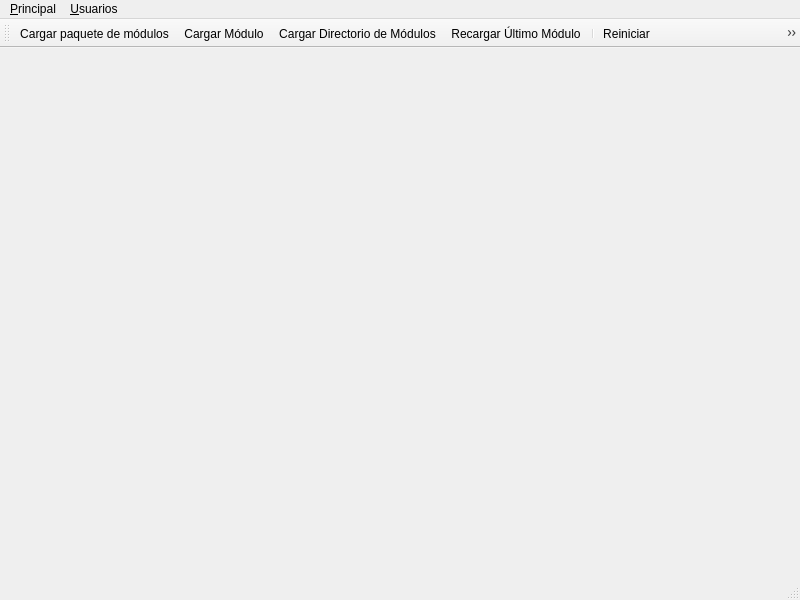
<?xml version="1.0" encoding="UTF-8"?>
<ui version="4.0">
 <class>sys</class>
 <widget class="QMainWindow" name="sys">
  <property name="geometry">
   <rect>
    <x>0</x>
    <y>0</y>
    <width>800</width>
    <height>600</height>
   </rect>
  </property>
  <property name="windowTitle">
   <string>MainWindow</string>
  </property>
  <widget class="QWidget" name="centralwidget">
   <widget class="PNCore" name="pncore">
    <property name="geometry">
     <rect>
      <x>400</x>
      <y>470</y>
      <width>16</width>
      <height>16</height>
     </rect>
    </property>
   </widget>
  </widget>
  <widget class="QMenuBar" name="menubar">
   <property name="geometry">
    <rect>
     <x>0</x>
     <y>0</y>
     <width>800</width>
     <height>22</height>
    </rect>
   </property>
   <widget class="QMenu" name="menu_Principal">
    <property name="title">
     <string>&amp;Principal</string>
    </property>
    <addaction name="flloadmodpkg"/>
    <addaction name="flloadmod"/>
    <addaction name="flreloadbatch"/>
    <addaction name="flreloadlast"/>
    <addaction name="separator"/>
    <addaction name="flareas"/>
    <addaction name="flmodules"/>
    <addaction name="separator"/>
    <addaction name="flmrproper"/>
    <addaction name="flreinit"/>
    <addaction name="separator"/>
    <addaction name="fldumpdb"/>
    <addaction name="separator"/>
    <addaction name="ebcomportamiento"/>
   </widget>
   <widget class="QMenu" name="menu_Usuarios">
    <property name="title">
     <string>&amp;Usuarios</string>
    </property>
    <addaction name="flusers"/>
    <addaction name="flgroups"/>
   </widget>
   <addaction name="menu_Principal"/>
   <addaction name="menu_Usuarios"/>
  </widget>
  <widget class="QStatusBar" name="statusbar"/>
  <widget class="QToolBar" name="toolBar">
   <property name="windowTitle">
    <string>toolBar</string>
   </property>
   <attribute name="toolBarArea">
    <enum>TopToolBarArea</enum>
   </attribute>
   <attribute name="toolBarBreak">
    <bool>false</bool>
   </attribute>
   <addaction name="flloadmodpkg"/>
   <addaction name="flloadmod"/>
   <addaction name="flreloadbatch"/>
   <addaction name="flreloadlast"/>
   <addaction name="separator"/>
   <addaction name="flreinit"/>
   <addaction name="flmrproper"/>
   <addaction name="separator"/>
   <addaction name="flareas"/>
   <addaction name="flmodules"/>
   <addaction name="separator"/>
   <addaction name="flusers"/>
   <addaction name="flgroups"/>
   <addaction name="separator"/>
   <addaction name="fldumpdb"/>
   <addaction name="separator"/>
   <addaction name="ebcomportamiento"/>
  </widget>
  <action name="ebcomportamiento">
   <property name="checkable">
    <bool>false</bool>
   </property>
   <property name="icon">
    <iconset>../../core/images/icons/sys_ebcomportamiento.png</iconset>
   </property>
   <property name="text">
    <string>Opciones de comportamiento</string>
   </property>
   <property name="toolTip">
    <string>Opciones de comportamiento</string>
   </property>
   <property name="shortcut">
    <string>Ctrl+P</string>
   </property>
  </action>
  <action name="flloadmodpkg">
   <property name="checkable">
    <bool>false</bool>
   </property>
   <property name="icon">
    <iconset>../../core/images/icons/sys_flloadmodpkg.png</iconset>
   </property>
   <property name="text">
    <string>Cargar pa&amp;quete de módulos</string>
   </property>
   <property name="toolTip">
    <string>Cargar paquete de módulos</string>
   </property>
   <property name="shortcut">
    <string>Ctrl+Q</string>
   </property>
  </action>
  <action name="flloadmod">
   <property name="checkable">
    <bool>false</bool>
   </property>
   <property name="icon">
    <iconset>../../core/images/icons/sys_flloadmod.png</iconset>
   </property>
   <property name="text">
    <string>&amp;Cargar Módulo</string>
   </property>
   <property name="toolTip">
    <string>Cargar Módulo</string>
   </property>
   <property name="shortcut">
    <string>Ctrl+C</string>
   </property>
  </action>
  <action name="flreloadbatch">
   <property name="checkable">
    <bool>false</bool>
   </property>
   <property name="icon">
    <iconset>../../core/images/icons/sys_flreloadbatch.png</iconset>
   </property>
   <property name="text">
    <string>Cargar Directorio de Módulos</string>
   </property>
   <property name="toolTip">
    <string>Cargar Directorio de Módulos</string>
   </property>
   <property name="shortcut">
    <string>Ctrl+B</string>
   </property>
  </action>
  <action name="flreloadlast">
   <property name="icon">
    <iconset>../../core/images/icons/sys_flreloadlast.png</iconset>
   </property>
   <property name="text">
    <string>Recargar Ú&amp;ltimo Módulo</string>
   </property>
   <property name="toolTip">
    <string>Recargar Último Módulo</string>
   </property>
   <property name="shortcut">
    <string>Ctrl+L</string>
   </property>
  </action>
  <action name="flareas">
   <property name="icon">
    <iconset>../../core/images/icons/sys_flareas.png</iconset>
   </property>
   <property name="text">
    <string>A&amp;reas</string>
   </property>
   <property name="toolTip">
    <string>Areas</string>
   </property>
   <property name="shortcut">
    <string>Ctrl+R</string>
   </property>
  </action>
  <action name="flmodules">
   <property name="icon">
    <iconset>../../core/images/icons/sys_flmodules.png</iconset>
   </property>
   <property name="text">
    <string>&amp;Módulos</string>
   </property>
   <property name="toolTip">
    <string>Módulos</string>
   </property>
   <property name="shortcut">
    <string>Ctrl+M</string>
   </property>
  </action>
  <action name="flmrproper">
   <property name="icon">
    <iconset>../../core/images/icons/sys_flmrproper.png</iconset>
   </property>
   <property name="text">
    <string>Regenerar Base de Dat&amp;os</string>
   </property>
   <property name="toolTip">
    <string>Regenerar Base de Datos</string>
   </property>
   <property name="shortcut">
    <string>Ctrl+O</string>
   </property>
  </action>
  <action name="flreinit">
   <property name="icon">
    <iconset>../../core/images/icons/sys_flreinit.png</iconset>
   </property>
   <property name="text">
    <string>Reiniciar</string>
   </property>
   <property name="toolTip">
    <string>Reiniciar</string>
   </property>
   <property name="shortcut">
    <string>Ctrl+H</string>
   </property>
  </action>
  <action name="fldumpdb">
   <property name="icon">
    <iconset>../../core/images/icons/sys_fldumpdb.png</iconset>
   </property>
   <property name="text">
    <string>Co&amp;pia de Seguridad</string>
   </property>
   <property name="toolTip">
    <string>Copia de Seguridad</string>
   </property>
   <property name="shortcut">
    <string>Ctrl+P</string>
   </property>
  </action>
  <action name="flusers">
   <property name="icon">
    <iconset>../../core/images/icons/sys_flusers.png</iconset>
   </property>
   <property name="text">
    <string>U&amp;suarios</string>
   </property>
   <property name="toolTip">
    <string>Usuarios</string>
   </property>
   <property name="shortcut">
    <string>Ctrl+S</string>
   </property>
  </action>
  <action name="flgroups">
   <property name="icon">
    <iconset>../../core/images/icons/sys_flgroups.png</iconset>
   </property>
   <property name="text">
    <string>&amp;Grupos</string>
   </property>
   <property name="toolTip">
    <string>Grupos</string>
   </property>
   <property name="shortcut">
    <string>Ctrl+G</string>
   </property>
  </action>
 </widget>
 <customwidgets>
  <customwidget>
   <class>PNCore</class>
   <extends>QWidget</extends>
   <header>pncore</header>
  </customwidget>
 </customwidgets>
 <resources/>
 <connections>
  <connection>
   <sender>flmodules</sender>
   <signal>triggered()</signal>
   <receiver>pncore</receiver>
   <slot>openDefaultForm()</slot>
   <hints>
    <hint type="sourcelabel">
     <x>-1</x>
     <y>-1</y>
    </hint>
    <hint type="destinationlabel">
     <x>407</x>
     <y>538</y>
    </hint>
   </hints>
  </connection>
  <connection>
   <sender>flareas</sender>
   <signal>triggered()</signal>
   <receiver>pncore</receiver>
   <slot>openDefaultForm()</slot>
   <hints>
    <hint type="sourcelabel">
     <x>-1</x>
     <y>-1</y>
    </hint>
    <hint type="destinationlabel">
     <x>407</x>
     <y>538</y>
    </hint>
   </hints>
  </connection>
  <connection>
   <sender>flgroups</sender>
   <signal>triggered()</signal>
   <receiver>pncore</receiver>
   <slot>openDefaultForm()</slot>
   <hints>
    <hint type="sourcelabel">
     <x>-1</x>
     <y>-1</y>
    </hint>
    <hint type="destinationlabel">
     <x>407</x>
     <y>538</y>
    </hint>
   </hints>
  </connection>
  <connection>
   <sender>fldumpdb</sender>
   <signal>triggered()</signal>
   <receiver>pncore</receiver>
   <slot>execDefaultScript()</slot>
   <hints>
    <hint type="sourcelabel">
     <x>-1</x>
     <y>-1</y>
    </hint>
    <hint type="destinationlabel">
     <x>407</x>
     <y>538</y>
    </hint>
   </hints>
  </connection>
  <connection>
   <sender>flloadmod</sender>
   <signal>triggered()</signal>
   <receiver>pncore</receiver>
   <slot>execDefaultScript()</slot>
   <hints>
    <hint type="sourcelabel">
     <x>-1</x>
     <y>-1</y>
    </hint>
    <hint type="destinationlabel">
     <x>407</x>
     <y>538</y>
    </hint>
   </hints>
  </connection>
  <connection>
   <sender>flloadmodpkg</sender>
   <signal>triggered()</signal>
   <receiver>pncore</receiver>
   <slot>execDefaultScript()</slot>
   <hints>
    <hint type="sourcelabel">
     <x>-1</x>
     <y>-1</y>
    </hint>
    <hint type="destinationlabel">
     <x>407</x>
     <y>538</y>
    </hint>
   </hints>
  </connection>
  <connection>
   <sender>flmrproper</sender>
   <signal>triggered()</signal>
   <receiver>pncore</receiver>
   <slot>execDefaultScript()</slot>
   <hints>
    <hint type="sourcelabel">
     <x>-1</x>
     <y>-1</y>
    </hint>
    <hint type="destinationlabel">
     <x>407</x>
     <y>538</y>
    </hint>
   </hints>
  </connection>
  <connection>
   <sender>flreinit</sender>
   <signal>triggered()</signal>
   <receiver>pncore</receiver>
   <slot>execDefaultScript()</slot>
   <hints>
    <hint type="sourcelabel">
     <x>-1</x>
     <y>-1</y>
    </hint>
    <hint type="destinationlabel">
     <x>407</x>
     <y>538</y>
    </hint>
   </hints>
  </connection>
  <connection>
   <sender>flreloadbatch</sender>
   <signal>triggered()</signal>
   <receiver>pncore</receiver>
   <slot>execDefaultScript()</slot>
   <hints>
    <hint type="sourcelabel">
     <x>-1</x>
     <y>-1</y>
    </hint>
    <hint type="destinationlabel">
     <x>407</x>
     <y>538</y>
    </hint>
   </hints>
  </connection>
  <connection>
   <sender>flreloadlast</sender>
   <signal>triggered()</signal>
   <receiver>pncore</receiver>
   <slot>execDefaultScript()</slot>
   <hints>
    <hint type="sourcelabel">
     <x>-1</x>
     <y>-1</y>
    </hint>
    <hint type="destinationlabel">
     <x>407</x>
     <y>538</y>
    </hint>
   </hints>
  </connection>
  <connection>
   <sender>flusers</sender>
   <signal>triggered()</signal>
   <receiver>pncore</receiver>
   <slot>openDefaultForm()</slot>
   <hints>
    <hint type="sourcelabel">
     <x>-1</x>
     <y>-1</y>
    </hint>
    <hint type="destinationlabel">
     <x>407</x>
     <y>538</y>
    </hint>
   </hints>
  </connection>
  <connection>
   <sender>ebcomportamiento</sender>
   <signal>triggered()</signal>
   <receiver>pncore</receiver>
   <slot>execDefaultScript()</slot>
   <hints>
    <hint type="sourcelabel">
     <x>-1</x>
     <y>-1</y>
    </hint>
    <hint type="destinationlabel">
     <x>407</x>
     <y>538</y>
    </hint>
   </hints>
  </connection>
 </connections>
</ui>
